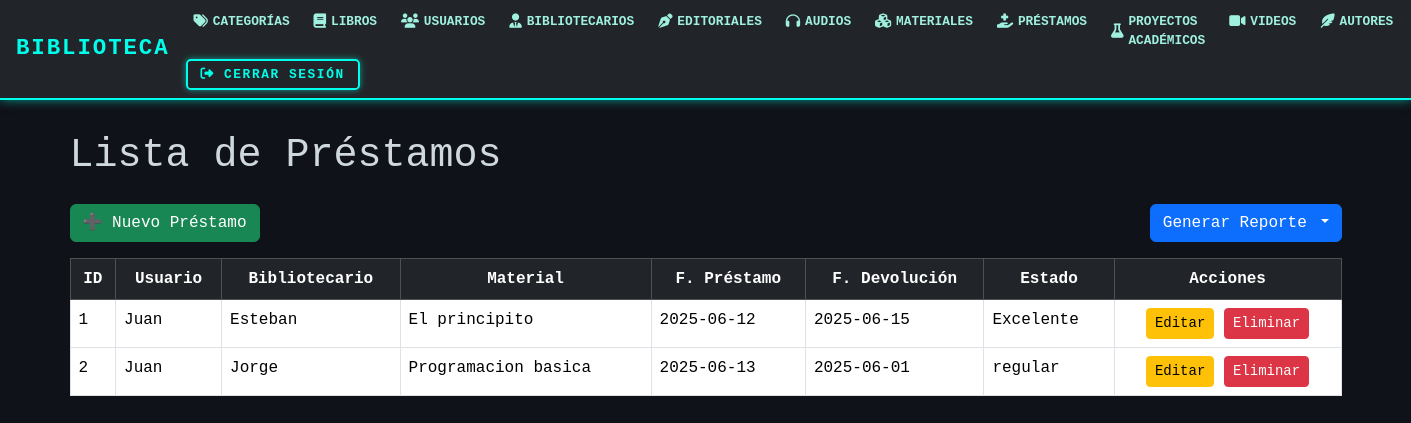
The page /prestamos/ on the database its author committed.
### models/prestamo_model.py (models this page shows, shortened)
class Prestamo(db.Model):
    __tablename__ = 'prestamos'
    id_prestamo = db.Column(db.Integer, primary_key=True)
    id_usuario = db.Column(db.Integer, db.ForeignKey('usuarios.id'), nullable=False)
    id_bibliotecario = db.Column(db.Integer, db.ForeignKey('bibliotecario.id_biblio'), nullable=False)
    id_material = db.Column(db.Integer, db.ForeignKey('materiales.id_material'), nullable=False)
    fecha_prestamo = db.Column(db.String(50), nullable=False)
    fecha_devolucion = db.Column(db.String(50), nullable=False)
    estado = db.Column(db.String(20), nullable=False)
    usuario = db.relationship("Usuario", backref="prestamos")
    bibliotecario = db.relationship("Bibliotecario", backref="prestamos")
    material = db.relationship("Material", backref="prestamos")
    @staticmethod
    def get_all():
        return Prestamo.query.all()

### controllers/prestamo_controllers.py (the view)
@prestamo_bp.route("/")
def index():
    prestamos = Prestamo.get_all()
    usuarios = Usuario.get_all()
    materiales = Material.get_all()
    return prestamo_view.list(prestamos, usuarios, materiales)

### models/material_model.py (called while the page is built)
    @staticmethod
    def get_all():
        return Material.query.all()

### models/usuario_model.py (called while the page is built)
    @staticmethod #no depende de la clase
    def get_all():
        return Usuario.query.all()

### views/prestamo_view.py (called while the page is built)
def list(prestamos, usuarios, materiales):
    return render_template("prestamos/index.html", prestamos=prestamos, usuarios=usuarios, materiales=materiales)

### templates/prestamos/index.html (shortened to what this page needs)
{% extends 'base.html' %}
{% block content %}
<div class="container mt-4">
    <h1 class="mb-4">Lista de Préstamos</h1>
    <div class="d-flex justify-content-between align-items-center mb-3">
        <a href="{{ url_for('prestamo.create') }}" class="btn btn-success">➕ Nuevo Préstamo</a>
        <div class="btn-group">
            <button class="btn btn-primary dropdown-toggle" data-bs-toggle="dropdown" aria-expanded="false">
                 Generar Reporte
            </button>
        </div>
    </div>
    <table class="table table-hover table-bordered">
        <thead class="table-dark">
            <tr class="text-center">
                <th>ID</th>
                <th>Usuario</th>
                <th>Bibliotecario</th>
                <th>Material</th>
                <th>F. Préstamo</th>
                <th>F. Devolución</th>
                <th>Estado</th>
                <th >Acciones</th>
            </tr>
        </thead>
        <tbody>
            {% for p in prestamos %}
            <tr>
                <td>{{ p.id_prestamo }}</td>
                <td>{{ (usuarios | selectattr("id", "equalto", p.id_usuario) | first).nombre }}</td>
                <td>{{ (usuarios | selectattr("id", "equalto", p.id_bibliotecario) | first).nombre }}</td>
                <td>{{ (materiales | selectattr("id_material", "equalto", p.id_material) | first).titulo if (materiales | selectattr("id_material", "equalto", p.id_material) | first) else "No encontrado" }}</td>
                <td>{{ p.fecha_prestamo }}</td>
                <td>{{ p.fecha_devolucion }}</td>
                <td>{{ p.estado }}</td>
                <td class="text-center">
                    <a href="{{ url_for('prestamo.edit', id_prestamo=p.id_prestamo) }}" class="btn btn-sm btn-warning">Editar</a>
                    <a href="{{ url_for('prestamo.delete', id_prestamo=p.id_prestamo) }}" class="btn btn-sm btn-danger" onclick="return confirm('¿Eliminar este préstamo?')">Eliminar</a>
                </td>
            </tr>
            {% else %}
            <tr>
                 <td colspan="8" class="text-center">No hay Prestamos registrados.</td>
            </tr>
            {% endfor %}
        </tbody>
    </table>
</div>
{% endblock %}

### templates/base.html (style rules this page uses)
.container { margin-top: 2rem; }

### rows shown on the page
Prestamo: id_prestamo "1", id_usuario "Juan", id_bibliotecario "Esteban", id_material "El principito", fecha_prestamo "2025-06-12", fecha_devolucion "2025-06-15", estado "Excelente"
Prestamo: id_prestamo "2", id_usuario "Juan", id_bibliotecario "Jorge", id_material "Programacion basica", fecha_prestamo "2025-06-13", fecha_devolucion "2025-06-01", estado "regular"
